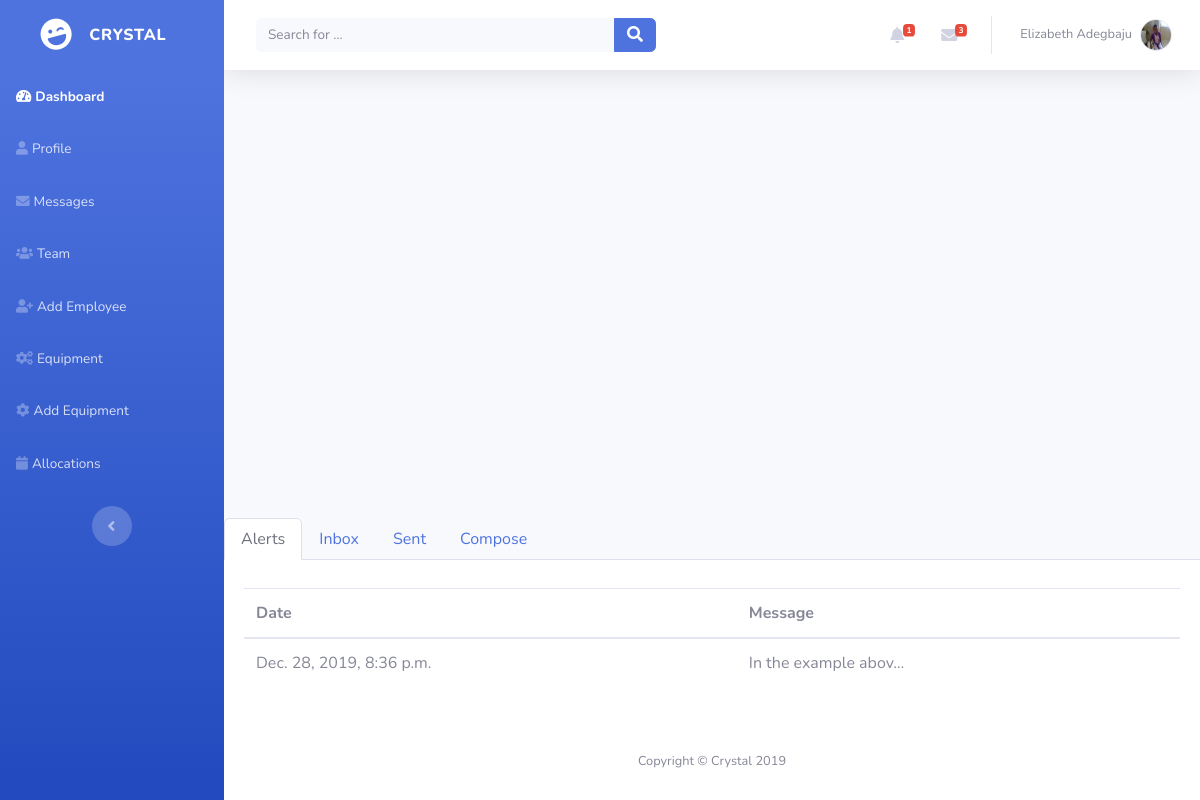
Page /messages/ (signed in) on the committed database.
### dashboard/models.py (models this page shows, shortened)
class User(AbstractUser):
    username = None
    first_name = models.CharField(_('first name'), max_length=30, blank=True)
    last_name = models.CharField(_('last name'), max_length=150, blank=True)
    email = models.EmailField(_('email address'), unique=True)
    USERNAME_FIELD = 'email'
    REQUIRED_FIELDS = []
    objects = UserManager()

class Employee(models.Model):
    user = models.OneToOneField(User, models.CASCADE)
    username = models.CharField(max_length=20)
    image = models.ImageField(upload_to=user_directory_path)
    email_verified = models.BooleanField(default=False)
    location = models.ForeignKey(Location, on_delete=models.PROTECT, default=1)

class Message(models.Model):
    from_user = models.ForeignKey(User, models.DO_NOTHING, related_name="sent_messages")
    to_user = models.ForeignKey(User, models.DO_NOTHING, related_name="inbox_messages")
    text = models.TextField()
    date_sent = models.DateTimeField(auto_now=True)
    read = models.BooleanField(default=False)

### dashboard/views.py (the view)
# urls.py: path('messages/', views.messages, name='messages'),
@login_required
def messages(request):
    user = request.user
    employees = Employee.objects.filter(location__company=user.employee.location.company)
    unread_messages = Message.objects.filter(to_user=user, from_user_id__gte=2, read=False).order_by('-date_sent')
    alerts = Message.objects.filter(from_user_id=1, to_user=user).order_by('-date_sent')
    inbox = Message.objects.filter(to_user=user, from_user_id__gte=2).order_by('-date_sent')
    sent = Message.objects.filter(from_user=user)
    return render(request, 'messages.html',
                  {'inbox': inbox, 'sent': sent, 'unread_messages': unread_messages, 'alerts': alerts,
                   'employees': employees})

### dashboard/templatetags/profile_extras.py (called while the page is built)
@register.filter
def count(value):
    return len(value)

### templates/messages.html (shortened to what this page needs)
{% extends 'base_nav.html' %}
{% load static %}
{% load profile_extras %}
{% block content %}
    <div>
        <ul class="nav nav-tabs">
            <li class="nav-item"><a class="nav-link active" role="tab" data-toggle="tab" href="#alerts">Alerts</a></li>
            <li class="nav-item"><a class="nav-link" role="tab" data-toggle="tab" href="#inbox">Inbox</a></li>
            <li class="nav-item"><a class="nav-link" role="tab" data-toggle="tab" href="#sent">Sent</a></li>
            <li class="nav-item"><a class="nav-link" role="tab" data-toggle="tab" href="#new">Compose</a></li>
        </ul>
        <div class="tab-content bg-white">
            <div class="tab-pane active" role="tabpanel" id="alerts">
                <div class="card-body">
                    <div class="table-responsive table mt-2" id="dataTable" role="grid"
                         aria-describedby="dataTable_info">
                        <table class="table dataTable my-0" id="dataTable">
                            <thead>
                            <tr>
                                <th>Date</th>
                                <th>Message</th>
                            </tr>
                            </thead>
                            <tbody>
                            {% for alert in alerts %}
                                <tr>
                                    <td>{{ alert.date_sent }}</td>
                                    <td>{{ alert.text|truncatechars:20 }}</td>
                                </tr>
                            {% endfor %}
                            </tbody>
                        </table>
                    </div>
                </div>
            </div>
        </div>
    </div>
{% endblock %}

### templates/base_nav.html (shortened to what this page needs)
{% extends 'base.html' %}
{% load static %}
{% load profile_extras %}
{% block sidenav %}
    <nav class="navbar navbar-dark align-items-start sidebar sidebar-dark accordion bg-gradient-primary p-0"
         id="page-top">
        <div class="container-fluid d-flex flex-column p-0">
            <a class="navbar-brand d-flex justify-content-center align-items-center sidebar-brand m-0"
               href="{% url 'home' %}">
                <div class="sidebar-brand-icon rotate-n-15"><i class="fas fa-laugh-wink"></i></div>
                <div class="sidebar-brand-text mx-3"><span>Crystal</span></div>
            </a>
            <ul class="nav navbar-nav text-light" id="accordionSidebar">
                <li class="nav-item" role="presentation"><a class="nav-link active" href="{% url 'dashboard' %}"><i
                        class="fas fa-tachometer-alt"></i><span>Dashboard</span></a></li>
                <li class="nav-item" role="presentation"><a class="nav-link" href="{% url 'profile' %}"><i
                        class="fas fa-user"></i><span>Profile</span></a></li>
                <li class="nav-item" role="presentation"><a class="nav-link" href="{% url 'messages' %}"><i
                        class="fas fa-envelope"></i><span>Messages</span></a></li>
                <li class="nav-item" role="presentation"><a class="nav-link" href="{% url 'team' %}"><i
                        class="fas fa-users"></i><span>Team</span></a></li>
                <li class="nav-item" role="presentation"><a class="nav-link" href="{% url 'add_employee' %}"><i
                        class="fas fa-user-plus"></i><span>Add Employee</span></a></li>
                <li class="nav-item" role="presentation"><a class="nav-link" href="{% url 'equipments' %}"><i
                        class="fas fa-cogs"></i><span>Equipment</span></a></li>
                <li class="nav-item" role="presentation"><a class="nav-link" href="{% url 'add_equipment' %}"><i
                        class="fas fa-cog"></i><span>Add Equipment</span></a></li>
                <li class="nav-item" role="presentation"><a class="nav-link" href="{% url 'allocations' %}"><i
                        class="fas fa-calendar"></i><span>Allocations</span></a></li>
            </ul>
            <div class="text-center d-none d-md-inline">
                <button class="btn rounded-circle border-0" id="sidebarToggle"
                        type="button"></button>
            </div>
        </div>
    </nav>
{% endblock %}
{% block topnav %}
    <div id="content">
        <nav class="navbar navbar-light navbar-expand bg-white shadow mb-4 topbar static-top">
            <div class="container-fluid">
                <form class="form-inline d-none d-sm-inline-block mr-auto ml-md-3 my-2 my-md-0 mw-100 navbar-search">
                    <div class="input-group"><input class="bg-light form-control border-0 small" type="text"
                                                    placeholder="Search for ...">
                        <div class="input-group-append">
                            <button class="btn btn-primary py-0" type="button"><i
                                    class="fas fa-search"></i></button>
                        </div>
                    </div>
                </form>
                <ul class="nav navbar-nav flex-nowrap ml-auto">
                    <li class="nav-item dropdown no-arrow mx-1" role="presentation">
                        <div class="nav-item dropdown no-arrow"><a class="dropdown-toggle nav-link"
                                                                   data-toggle="dropdown"
                                                                   aria-expanded="false" href="#"><span
                                class="badge badge-danger badge-counter">{{ alerts|count }}</span><i
                                class="fas fa-bell fa-fw"></i></a>
                        </div>
                    </li>
                    <li class="nav-item dropdown no-arrow mx-1" role="presentation">
                        <div class="nav-item dropdown no-arrow"><a class="dropdown-toggle nav-link"
                                                                   data-toggle="dropdown"
                                                                   aria-expanded="false" href="#"><i
                                class="fas fa-envelope fa-fw"></i><span
                                class="badge badge-danger badge-counter">{{ unread_messages|count }}</span></a>
                        </div>
                    </li>
                    <li class="nav-item dropdown no-arrow" role="presentation">
                        <div class="nav-item dropdown no-arrow"><a class="dropdown-toggle nav-link"
                                                                   data-toggle="dropdown"
                                                                   aria-expanded="false" href="#"><span
                                class="d-none d-lg-inline mr-2 text-gray-600 small">{{ request.user.first_name }}
                            {{ request.user.last_name }}</span><img class="border rounded-circle img-profile"
                                                                    src={{ request.user.employee.image.url }}></a>
                        </div>
                    </li>
                </ul>
            </div>
        </nav>
    </div>
{% endblock %}

### rows in the picture
User: user.first_name "Elizabeth", user.last_name "Adegbaju", user.employee.image (picture)
Message: date_sent "Dec. 28, 2019, 8:36 p.m.", text "In the example abov…"

### other values in the picture
{{ alerts|count }} "1"
{{ unread_messages|count }} "3"
